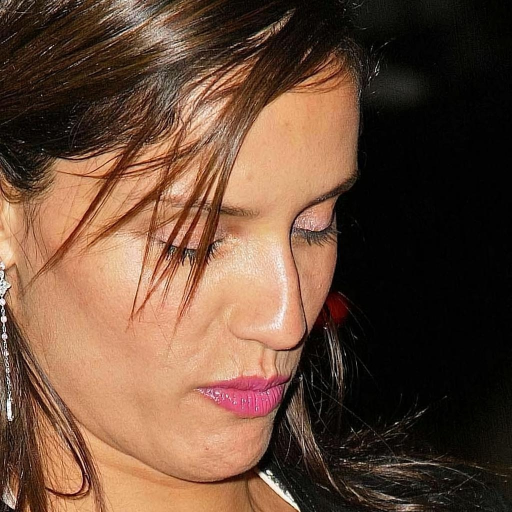
#> input picture data/test_images/celeba_hq_00000.jpg, 1024 x 1024 px (shown at 1/2 size); its folder holds 3 pictures in this run
$ python convert_and_compare.py --grid_path ../data/test_images/celeba_hq_00000.jpg
#> lines starting #> are read from the running program, lines starting #| are printed output that depends on the picture; pictures that were not available may be replaced by others from this repository, and a replacement may not be noted
"""
Deep3DFaceRecon과 EMOCA의 .obj 결과물을 .ply로 변환하고,
두 방법의 결과를 비교하는 이미지 그리드를 생성한다.

사용법:
    python convert_and_compare.py
"""

import argparse
from pathlib import Path

import numpy as np
import trimesh
from PIL import Image


ROOT = Path(__file__).resolve().parent.parent


def obj_with_vertex_colors_to_ply(obj_path: Path, ply_path: Path):
    """vertex color가 포함된 .obj를 .ply로 변환"""
    vertices, colors, faces = [], [], []

    with open(obj_path) as f:
        for line in f:
            parts = line.strip().split()
            if not parts:
                continue
            if parts[0] == "v" and len(parts) >= 7:
                vertices.append([float(parts[1]), float(parts[2]), float(parts[3])])
                r, g, b = float(parts[4]), float(parts[5]), float(parts[6])
                if max(r, g, b) <= 1.0:
                    colors.append([int(r * 255), int(g * 255), int(b * 255)])
                else:
                    colors.append([int(r), int(g), int(b)])
            elif parts[0] == "v" and len(parts) >= 4:
                vertices.append([float(parts[1]), float(parts[2]), float(parts[3])])
                colors.append([200, 200, 200])
            elif parts[0] == "f":
                face_verts = []
                for p in parts[1:]:
                    face_verts.append(int(p.split("/")[0]) - 1)
                faces.append(face_verts)

    vertices = np.array(vertices, dtype=np.float64)
    faces = np.array(faces, dtype=np.int64) if faces else None
    colors_arr = np.array(colors, dtype=np.uint8)

    mesh = trimesh.Trimesh(
        vertices=vertices,
        faces=faces,
        vertex_colors=colors_arr,
        process=False,
    )
    mesh.export(str(ply_path))
    return mesh


def convert_deep3d(output_dir: Path, ply_dir: Path):
    """Deep3DFaceRecon .obj -> .ply 변환"""
    obj_files = sorted(output_dir.glob("*.obj"))
    results = {}
    for obj_path in obj_files:
        name = obj_path.stem
        ply_path = ply_dir / f"deep3d_{name}.ply"
        obj_with_vertex_colors_to_ply(obj_path, ply_path)
        print(f"  [Deep3D] {obj_path.name} -> {ply_path.name}")
        results[name] = ply_path
    return results


def convert_emoca(output_dir: Path, ply_dir: Path):
    """EMOCA .obj -> .ply 변환 (detail mesh 우선)"""
    results = {}
    for subdir in sorted(output_dir.iterdir()):
        if not subdir.is_dir():
            continue
        detail_obj = subdir / "mesh_coarse_detail.obj"
        coarse_obj = subdir / "mesh_coarse.obj"
        obj_path = detail_obj if detail_obj.exists() else coarse_obj
        if not obj_path.exists():
            continue

        name = subdir.name
        ply_path = ply_dir / f"emoca_{name}.ply"
        obj_with_vertex_colors_to_ply(obj_path, ply_path)
        print(f"  [EMOCA]  {obj_path.name} ({name}) -> {ply_path.name}")
        results[name] = ply_path
    return results


def make_comparison_grid(test_images_dir: Path, deep3d_out: Path, emoca_out: Path, save_path: Path):
    """원본 / Deep3D geometry / EMOCA geometry 비교 그리드"""
    test_images = sorted(test_images_dir.glob("*.jpg"))
    if not test_images:
        test_images = sorted(test_images_dir.glob("*.png"))

    deep3d_imgs = {}
    for p in sorted(deep3d_out.glob("*.png")):
        deep3d_imgs[p.stem] = p

    emoca_imgs = {}
    for subdir in sorted(emoca_out.iterdir()):
        if not subdir.is_dir():
            continue
        geom = subdir / "geometry_detail.png"
        if not geom.exists():
            geom = subdir / "geometry_coarse.png"
        if geom.exists():
            emoca_imgs[subdir.name] = geom

    n = len(test_images)
    cell_w, cell_h = 256, 256
    cols = 3
    grid = Image.new("RGB", (cell_w * cols, cell_h * n), (255, 255, 255))
#> grid: PIL image 768x768 RGB; every value is 255

    for i, img_path in enumerate(test_images):
        orig = Image.open(img_path).convert("RGB").resize((cell_w, cell_h))
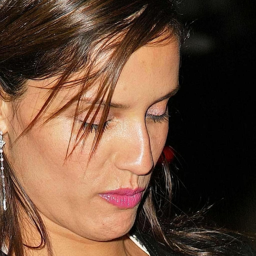
#> orig: PIL image 256x256 RGB; mean R, G, B 104.5, 74.7, 56.3
        grid.paste(orig, (0, i * cell_h))
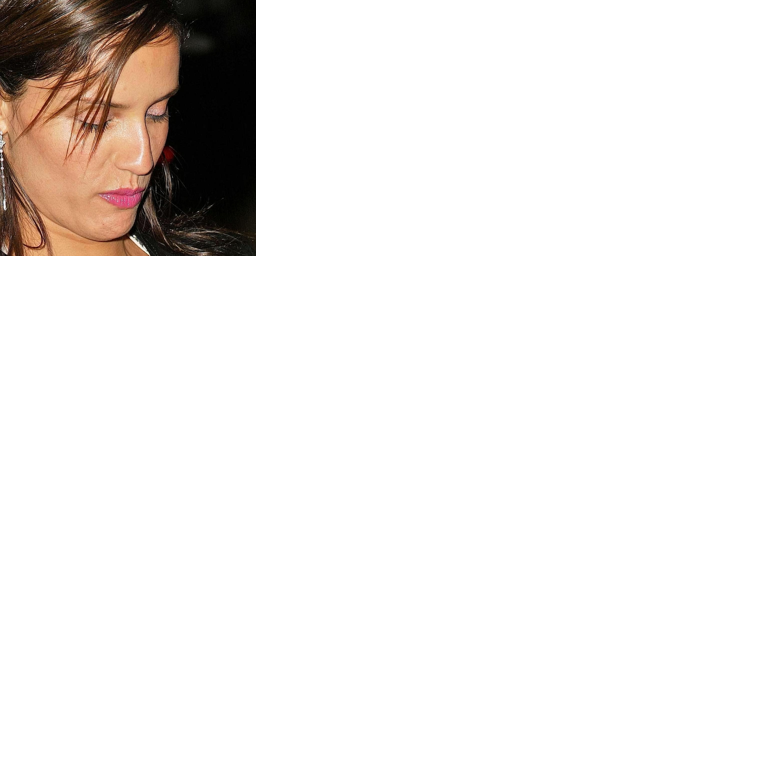
#> grid: PIL image 768x768 RGB; mean R, G, B 238.3, 235, 232.9

        stem = img_path.stem
        if stem in deep3d_imgs:
            d3d = Image.open(deep3d_imgs[stem]).convert("RGB").resize((cell_w, cell_h))
            grid.paste(d3d, (cell_w, i * cell_h))

        emoca_key = stem.replace("celeba_hq_", "celeba_hq_000") + "0"
        for key in emoca_imgs:
            if stem.replace("celeba_hq_", "") in key:
                emoca_key = key
                break
        if emoca_key in emoca_imgs:
            emo = Image.open(emoca_imgs[emoca_key]).convert("RGB").resize((cell_w, cell_h))
            grid.paste(emo, (cell_w * 2, i * cell_h))
#> pass 2 of the loop in make_comparison_grid, `for i, img_path in enumerate(test_images):`:
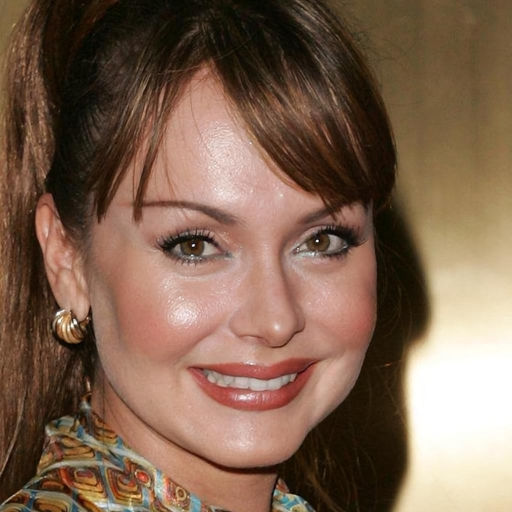
#> input picture data/test_images/celeba_hq_00001.jpg, 1024 x 1024 px (shown at 1/2 size)
#> in make_comparison_grid, `orig = Image.open(img_path).convert("RGB").resize((cell_w, cell_h))`:
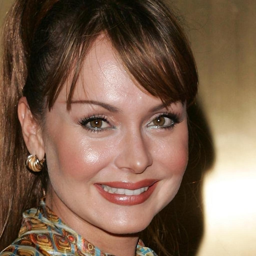
#> orig: PIL image 256x256 RGB; mean R, G, B 126.9, 99.2, 80
#> in make_comparison_grid, `grid.paste(orig, (0, i * cell_h))`:
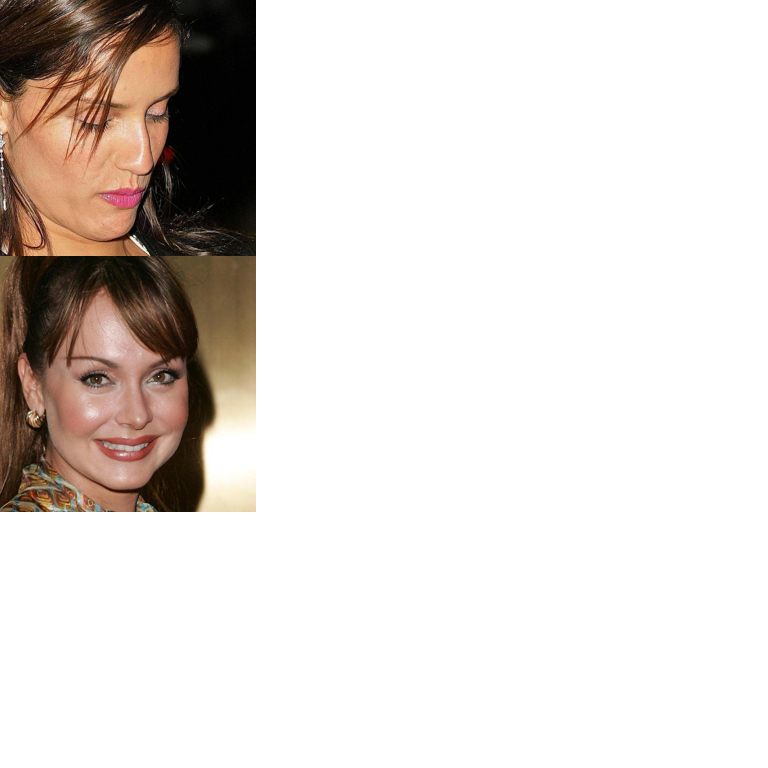
#> grid: PIL image 768x768 RGB; mean R, G, B 224, 217.7, 213.5
#> pass 3 of the loop in make_comparison_grid, `for i, img_path in enumerate(test_images):`:
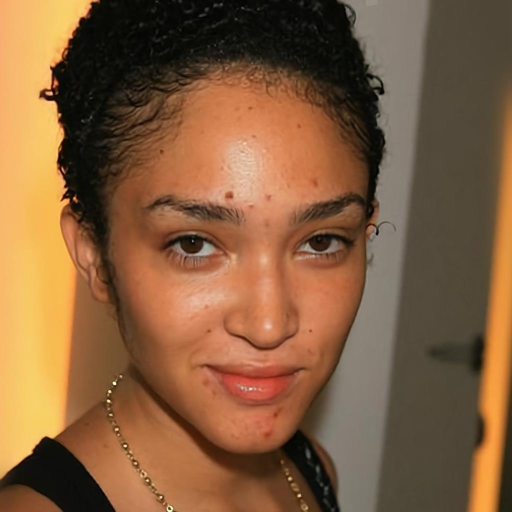
#> input picture data/test_images/celeba_hq_00002.jpg, 1024 x 1024 px (shown at 1/2 size)
#> in make_comparison_grid, `orig = Image.open(img_path).convert("RGB").resize((cell_w, cell_h))`:
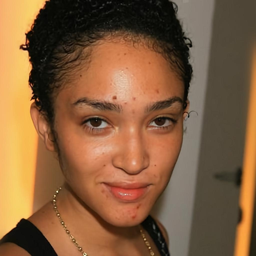
#> orig: PIL image 256x256 RGB; mean R, G, B 132, 94.6, 62.5
#> in make_comparison_grid, `grid.paste(orig, (0, i * cell_h))`:
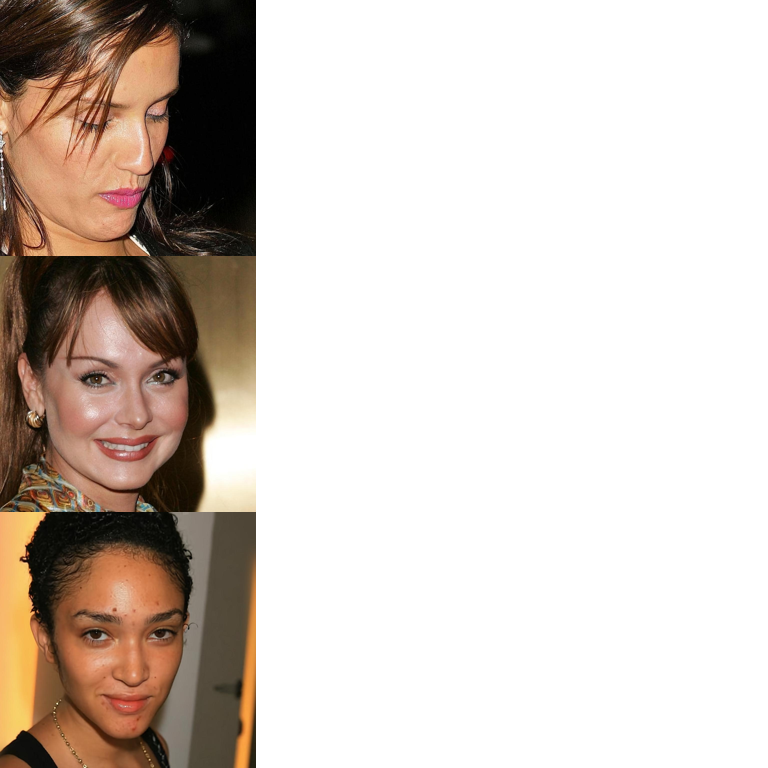
#> grid: PIL image 768x768 RGB; mean R, G, B 210.4, 199.8, 192.1

    grid.save(str(save_path))
    print(f"\n비교 그리드 저장: {save_path}")
    print(f"  열: 원본 / Deep3DFaceRecon / EMOCA")
    print(f"  행: {n}개 이미지")


def main():
    parser = argparse.ArgumentParser()
    parser.add_argument("--deep3d_dir", default=str(ROOT / "outputs" / "deep3d"))
    parser.add_argument("--emoca_dir", default=str(ROOT / "outputs" / "emoca" / "EMOCA_v2_lr_mse_20"))
    parser.add_argument("--test_images", default=str(ROOT / "data" / "test_images"))
    parser.add_argument("--ply_dir", default=str(ROOT / "outputs" / "ply"))
    parser.add_argument("--grid_path", default=str(ROOT / "outputs" / "comparison_grid.png"))
    args = parser.parse_args()

    deep3d_dir = Path(args.deep3d_dir)
    emoca_dir = Path(args.emoca_dir)
    test_images = Path(args.test_images)
    ply_dir = Path(args.ply_dir)
    ply_dir.mkdir(parents=True, exist_ok=True)

    print("=== .obj -> .ply 변환 ===")
    convert_deep3d(deep3d_dir, ply_dir)
    convert_emoca(emoca_dir, ply_dir)

    print("\n=== 비교 그리드 생성 ===")
    make_comparison_grid(test_images, deep3d_dir, emoca_dir, Path(args.grid_path))

    print(f"\n=== PLY 파일 목록 (MeshLab으로 열기) ===")
    for p in sorted(ply_dir.glob("*.ply")):
        print(f"  meshlab {p}")


if __name__ == "__main__":
    main()
